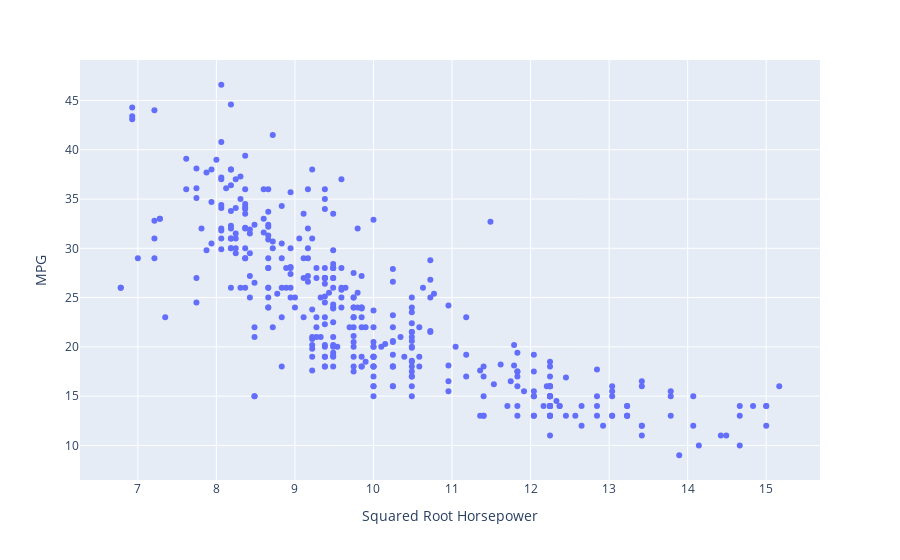

Here is the notebook cell this chart was saved with:
### Code cell
fig = px.scatter(df, x="Squared Root Horsepower", y= "MPG")
fig.show()

### Figure 1 — Plotly figure (JSON) as saved in the notebook; plotly's stock layout.template omitted (floating-point values rounded to 4 significant figures; data arrays with more than 128 entries replaced by an {"elided": "..."} marker saying what was removed)
{"data": [{"hovertemplate": "Squared Root Horsepower=%{x}<br>MPG=%{y}<extra></extra>", "legendgroup": "", "marker": {"color": "#636efa", "symbol": "circle"}, "mode": "markers", "name": "", "orientation": "v", "showlegend": false, "type": "scatter", "x": {"elided": "392 float values"}, "xaxis": "x", "y": {"elided": "392 float values"}, "yaxis": "y"}], "layout": {"autosize": true, "legend": {"tracegroupgap": 0}, "margin": {"t": 60}, "xaxis": {"anchor": "y", "autorange": true, "domain": [0, 1], "range": [6.275, 15.67], "title": {"text": "Squared Root Horsepower"}, "type": "linear"}, "yaxis": {"anchor": "x", "autorange": true, "domain": [0, 1], "range": [6.089, 49.51], "title": {"text": "MPG"}, "type": "linear"}}}
